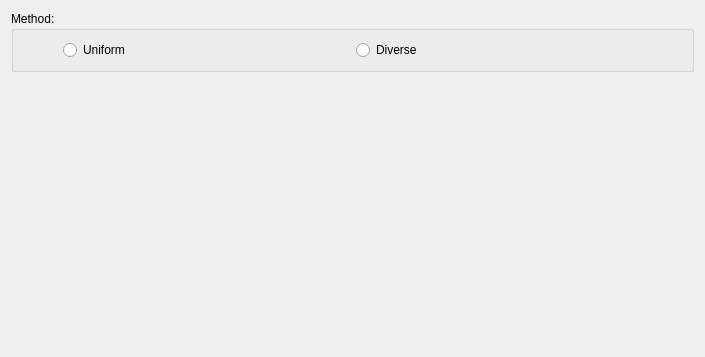
<?xml version="1.0" encoding="UTF-8"?>
<ui version="4.0">
 <class>contenido_plots_cc</class>
 <widget class="QWidget" name="contenido_plots_cc">
  <property name="geometry">
   <rect>
    <x>0</x>
    <y>0</y>
    <width>705</width>
    <height>357</height>
   </rect>
  </property>
  <property name="windowTitle">
   <string>Form</string>
  </property>
  <layout class="QGridLayout" name="gridLayout_3">
   <item row="0" column="0">
    <layout class="QGridLayout" name="gridLayout">
     <item row="0" column="0">
      <widget class="QGroupBox" name="groupBox">
       <property name="title">
        <string>Method:</string>
       </property>
       <layout class="QGridLayout" name="gridLayout_2">
        <item row="0" column="2">
         <widget class="QRadioButton" name="radioButton_2">
          <property name="text">
           <string>Diverse</string>
          </property>
         </widget>
        </item>
        <item row="0" column="0">
         <spacer name="horizontalSpacer">
          <property name="orientation">
           <enum>Qt::Horizontal</enum>
          </property>
          <property name="sizeType">
           <enum>QSizePolicy::Preferred</enum>
          </property>
          <property name="sizeHint" stdset="0">
           <size>
            <width>40</width>
            <height>20</height>
           </size>
          </property>
         </spacer>
        </item>
        <item row="0" column="1">
         <widget class="QRadioButton" name="radioButton">
          <property name="text">
           <string>Uniform</string>
          </property>
         </widget>
        </item>
        <item row="0" column="3">
         <spacer name="horizontalSpacer_2">
          <property name="orientation">
           <enum>Qt::Horizontal</enum>
          </property>
          <property name="sizeType">
           <enum>QSizePolicy::Preferred</enum>
          </property>
          <property name="sizeHint" stdset="0">
           <size>
            <width>40</width>
            <height>20</height>
           </size>
          </property>
         </spacer>
        </item>
       </layout>
      </widget>
     </item>
    </layout>
   </item>
   <item row="1" column="0">
    <layout class="QGridLayout" name="gridLayout_4">
     <item row="0" column="1">
      <widget class="QCustomPlot" name="qcustomplot" native="true">
       <property name="enabled">
        <bool>true</bool>
       </property>
       <property name="sizePolicy">
        <sizepolicy hsizetype="Expanding" vsizetype="Expanding">
         <horstretch>0</horstretch>
         <verstretch>0</verstretch>
        </sizepolicy>
       </property>
      </widget>
     </item>
     <item row="0" column="0">
      <spacer name="verticalSpacer">
       <property name="orientation">
        <enum>Qt::Vertical</enum>
       </property>
       <property name="sizeHint" stdset="0">
        <size>
         <width>20</width>
         <height>40</height>
        </size>
       </property>
      </spacer>
     </item>
    </layout>
   </item>
  </layout>
 </widget>
 <customwidgets>
  <customwidget>
   <class>QCustomPlot</class>
   <extends>QWidget</extends>
   <header>qcustomplot.h</header>
   <container>1</container>
  </customwidget>
 </customwidgets>
 <resources/>
 <connections/>
</ui>
